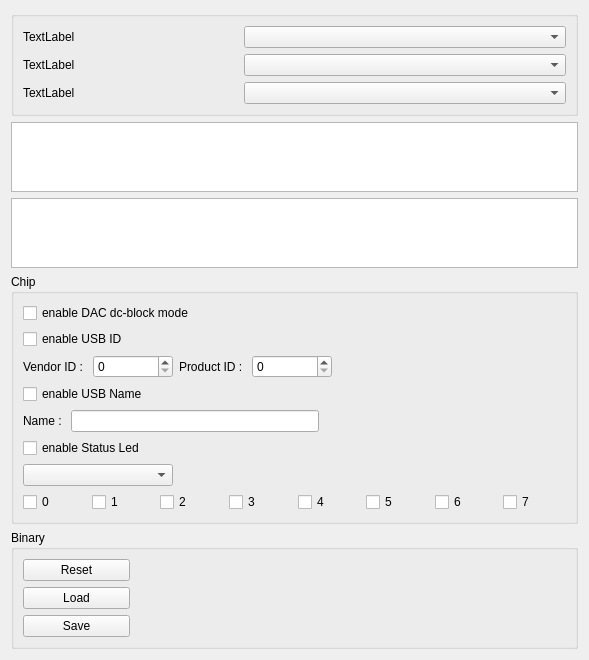
<?xml version="1.0" encoding="UTF-8"?>
<ui version="4.0">
 <class>qtvUIStorageProps</class>
 <widget class="QWidget" name="qtvUIStorageProps">
  <property name="geometry">
   <rect>
    <x>0</x>
    <y>0</y>
    <width>589</width>
    <height>637</height>
   </rect>
  </property>
  <property name="windowTitle">
   <string>Form</string>
  </property>
  <layout class="QVBoxLayout" name="verticalLayout">
   <item>
    <widget class="QGroupBox" name="gbselect">
     <layout class="QVBoxLayout" name="layout_0">
      <item>
       <layout class="QHBoxLayout" name="layout_01" stretch="4,6">
        <item>
         <widget class="QLabel" name="lb_main">
          <property name="text">
           <string>TextLabel</string>
          </property>
         </widget>
        </item>
        <item>
         <widget class="QComboBox" name="cb_main"/>
        </item>
       </layout>
      </item>
      <item>
       <layout class="QHBoxLayout" name="layout_02" stretch="4,6">
        <item>
         <widget class="QLabel" name="lb_title0">
          <property name="text">
           <string>TextLabel</string>
          </property>
         </widget>
        </item>
        <item>
         <widget class="QComboBox" name="cb_title0"/>
        </item>
       </layout>
      </item>
      <item>
       <layout class="QHBoxLayout" name="layout_03" stretch="4,6">
        <item>
         <widget class="QLabel" name="lb_title1">
          <property name="text">
           <string>TextLabel</string>
          </property>
         </widget>
        </item>
        <item>
         <widget class="QComboBox" name="cb_title1"/>
        </item>
       </layout>
      </item>
     </layout>
    </widget>
   </item>
   <item>
    <widget class="qtvUITableBase" name="tablemain"/>
   </item>
   <item>
    <widget class="qtvUITableBase" name="tablesub"/>
   </item>
   <item>
    <widget class="QGroupBox" name="gbchip">
     <property name="title">
      <string>Chip</string>
     </property>
     <layout class="QVBoxLayout" name="verticalLayout_2">
      <item>
       <layout class="QHBoxLayout" name="layout_chip">
        <item>
         <widget class="QCheckBox" name="chdcblock">
          <property name="text">
           <string>enable DAC dc-block mode</string>
          </property>
         </widget>
        </item>
       </layout>
      </item>
      <item>
       <layout class="QVBoxLayout" name="layout_usbid">
        <item>
         <widget class="QCheckBox" name="chusbid">
          <property name="text">
           <string>enable USB ID</string>
          </property>
         </widget>
        </item>
        <item>
         <layout class="QHBoxLayout" name="layout_usbided">
          <item>
           <widget class="QLabel" name="lbvendorid">
            <property name="text">
             <string>Vendor ID : </string>
            </property>
           </widget>
          </item>
          <item>
           <widget class="qtvUIUsbIDEditor" name="sbusbvendor">
            <property name="minimumSize">
             <size>
              <width>80</width>
              <height>0</height>
             </size>
            </property>
           </widget>
          </item>
          <item>
           <widget class="QLabel" name="lbproductid">
            <property name="text">
             <string>Product ID : </string>
            </property>
           </widget>
          </item>
          <item>
           <widget class="qtvUIUsbIDEditor" name="sbusbproductid">
            <property name="minimumSize">
             <size>
              <width>80</width>
              <height>0</height>
             </size>
            </property>
           </widget>
          </item>
          <item>
           <spacer name="horizontalSpacer">
            <property name="orientation">
             <enum>Qt::Horizontal</enum>
            </property>
            <property name="sizeHint" stdset="0">
             <size>
              <width>40</width>
              <height>20</height>
             </size>
            </property>
           </spacer>
          </item>
         </layout>
        </item>
       </layout>
      </item>
      <item>
       <layout class="QVBoxLayout" name="layout_usbstr">
        <item>
         <widget class="QCheckBox" name="chusbstr">
          <property name="text">
           <string>enable USB Name</string>
          </property>
         </widget>
        </item>
        <item>
         <layout class="QHBoxLayout" name="layout_usbstr_2">
          <item>
           <widget class="QLabel" name="lbusbstr">
            <property name="text">
             <string>Name : </string>
            </property>
           </widget>
          </item>
          <item>
           <widget class="qtvUIUSBStringEditor" name="txtusbstr"/>
          </item>
          <item>
           <spacer name="horizontalSpacer_2">
            <property name="orientation">
             <enum>Qt::Horizontal</enum>
            </property>
            <property name="sizeHint" stdset="0">
             <size>
              <width>40</width>
              <height>20</height>
             </size>
            </property>
           </spacer>
          </item>
         </layout>
        </item>
       </layout>
      </item>
      <item>
       <layout class="QVBoxLayout" name="layout_statueled">
        <item>
         <widget class="QCheckBox" name="cbenstatusled">
          <property name="text">
           <string>enable Status Led</string>
          </property>
         </widget>
        </item>
        <item>
         <widget class="QComboBox" name="cbledstatus">
          <property name="maximumSize">
           <size>
            <width>150</width>
            <height>16777215</height>
           </size>
          </property>
         </widget>
        </item>
        <item>
         <layout class="QHBoxLayout" name="layout_gpio">
          <item>
           <widget class="QCheckBox" name="cbpin0">
            <property name="text">
             <string>0</string>
            </property>
           </widget>
          </item>
          <item>
           <widget class="QCheckBox" name="cbpin1">
            <property name="text">
             <string>1</string>
            </property>
           </widget>
          </item>
          <item>
           <widget class="QCheckBox" name="cbpin2">
            <property name="text">
             <string>2</string>
            </property>
           </widget>
          </item>
          <item>
           <widget class="QCheckBox" name="cbpin3">
            <property name="text">
             <string>3</string>
            </property>
           </widget>
          </item>
          <item>
           <widget class="QCheckBox" name="cbpin4">
            <property name="text">
             <string>4</string>
            </property>
           </widget>
          </item>
          <item>
           <widget class="QCheckBox" name="cbpin5">
            <property name="text">
             <string>5</string>
            </property>
           </widget>
          </item>
          <item>
           <widget class="QCheckBox" name="cbpin6">
            <property name="text">
             <string>6</string>
            </property>
           </widget>
          </item>
          <item>
           <widget class="QCheckBox" name="cbpin7">
            <property name="text">
             <string>7</string>
            </property>
           </widget>
          </item>
         </layout>
        </item>
       </layout>
      </item>
      <item>
       <spacer name="space_0">
        <property name="orientation">
         <enum>Qt::Vertical</enum>
        </property>
        <property name="sizeHint" stdset="0">
         <size>
          <width>20</width>
          <height>40</height>
         </size>
        </property>
       </spacer>
      </item>
     </layout>
    </widget>
   </item>
   <item>
    <widget class="QGroupBox" name="gbhex">
     <property name="title">
      <string>Binary</string>
     </property>
     <layout class="QHBoxLayout" name="layouthex" stretch="2,8">
      <item>
       <layout class="QVBoxLayout" name="layouthexfun">
        <item>
         <widget class="QPushButton" name="btnreset">
          <property name="text">
           <string>Reset</string>
          </property>
         </widget>
        </item>
        <item>
         <widget class="QPushButton" name="btnload">
          <property name="text">
           <string>Load</string>
          </property>
         </widget>
        </item>
        <item>
         <widget class="QPushButton" name="btnsave">
          <property name="text">
           <string>Save</string>
          </property>
         </widget>
        </item>
        <item>
         <spacer name="space_1">
          <property name="orientation">
           <enum>Qt::Vertical</enum>
          </property>
          <property name="sizeHint" stdset="0">
           <size>
            <width>20</width>
            <height>40</height>
           </size>
          </property>
         </spacer>
        </item>
       </layout>
      </item>
      <item>
       <layout class="QHBoxLayout" name="layouthexshow">
        <item>
         <widget class="qtvUIHexWidget" name="hexcntl" native="true"/>
        </item>
       </layout>
      </item>
     </layout>
    </widget>
   </item>
  </layout>
 </widget>
 <customwidgets>
  <customwidget>
   <class>qtvUITableBase</class>
   <extends>QTableWidget</extends>
   <header>ui/base/qtv_ui_table.h</header>
  </customwidget>
  <customwidget>
   <class>qtvUIUsbIDEditor</class>
   <extends>QSpinBox</extends>
   <header>ui/base/qtv_ui_storage.h</header>
  </customwidget>
  <customwidget>
   <class>qtvUIUSBStringEditor</class>
   <extends>QLineEdit</extends>
   <header>ui/base/qtv_ui_storage.h</header>
  </customwidget>
  <customwidget>
   <class>qtvUIHexWidget</class>
   <extends>QWidget</extends>
   <header>ui/base/qtv_ui_hex.h</header>
   <container>1</container>
  </customwidget>
 </customwidgets>
 <resources/>
 <connections/>
</ui>
